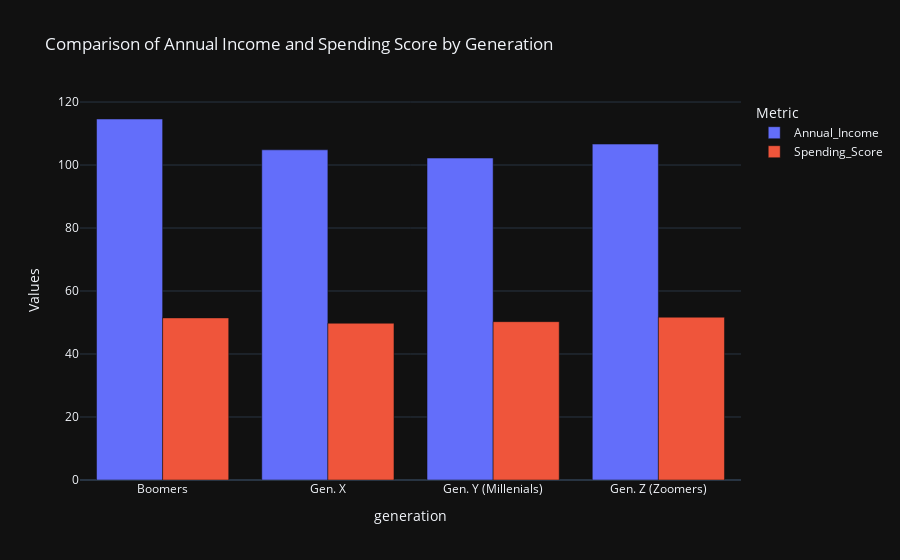

Source (notebook cell):
### Code cell
plot_gen_income = px.bar(data_frame=gen_income,
                         x='generation', y=['Annual_Income', 'Spending_Score'],
             title='Comparison of Annual Income and Spending Score by Generation',
             labels={'value': 'Values', 'variable': 'Metric'},
             template='plotly_dark',
             barmode='group')

plot_gen_income

### Figure 1 — Plotly figure (JSON) as saved in the notebook; plotly's stock layout.template omitted (floating-point values rounded to 4 significant figures)
{"data": [{"alignmentgroup": "True", "hovertemplate": "Metric=Annual_Income<br>generation=%{x}<br>Values=%{y}<extra></extra>", "legendgroup": "Annual_Income", "marker": {"color": "#636efa", "pattern": {"shape": ""}}, "name": "Annual_Income", "offsetgroup": "Annual_Income", "orientation": "v", "showlegend": true, "textposition": "auto", "type": "bar", "x": ["Boomers", "Gen. X", "Gen. Y (Millenials)", "Gen. Z (Zoomers)"], "xaxis": "x", "y": [114.6, 104.8, 102.2, 106.6], "yaxis": "y"}, {"alignmentgroup": "True", "hovertemplate": "Metric=Spending_Score<br>generation=%{x}<br>Values=%{y}<extra></extra>", "legendgroup": "Spending_Score", "marker": {"color": "#EF553B", "pattern": {"shape": ""}}, "name": "Spending_Score", "offsetgroup": "Spending_Score", "orientation": "v", "showlegend": true, "textposition": "auto", "type": "bar", "x": ["Boomers", "Gen. X", "Gen. Y (Millenials)", "Gen. Z (Zoomers)"], "xaxis": "x", "y": [51.47, 49.77, 50.27, 51.69], "yaxis": "y"}], "layout": {"barmode": "group", "legend": {"title": {"text": "Metric"}, "tracegroupgap": 0}, "title": {"text": "Comparison of Annual Income and Spending Score by Generation"}, "xaxis": {"anchor": "y", "domain": [0, 1], "title": {"text": "generation"}}, "yaxis": {"anchor": "x", "domain": [0, 1], "title": {"text": "Values"}}}}
